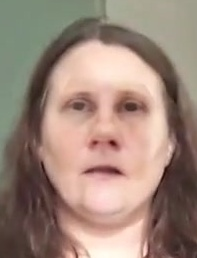
#> input picture fake_low_tone/facebook_14246.jpg, 197 x 258 px; its folder holds only this picture in this run
$ python d_tone.py
#> lines starting #> are read from the running program, lines starting #| are printed output that depends on the picture
import cv2
import numpy as np
import sys, os

#학습할 이미지 변수가 train입니다.
#work변수가 필터를 통과한 후 이미지입니다.

# 폴더 내 이미지 불러오기
folder_path = "fake_low_tone/"
folder_list = os.listdir(folder_path)

for item in folder_list:  # 폴더의 파일이름 얻기

    train = cv2.imread(folder_path+item)
#> train is the input picture: shape (258, 197, 3); mean B, G, R 121.8, 134.4, 157.9
    print(folder_path+item)
    tmp = train.copy()

    # 필터 적용 부분 ===================================
    # CLAHE
    tmp = cv2.cvtColor(tmp, cv2.COLOR_RGB2Lab)
#> tmp: shape (258, 197, 3); mean of channels 0, 1, 2 140.6, 129.1, 114
    l, a, b = cv2.split(tmp)
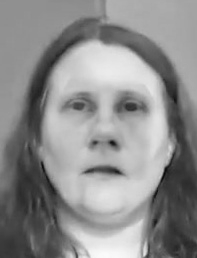
#> l: shape (258, 197); min 9, max 251, mean 140.6
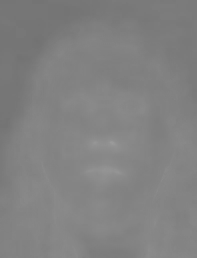
#> a: shape (258, 197); min 114, max 155, mean 129.1
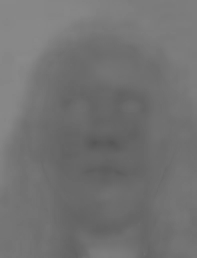
#> b: shape (258, 197); min 86, max 138, mean 114
    clahe = cv2.createCLAHE(clipLimit=6, tileGridSize=(11, 11))
    dst = clahe.apply(l)
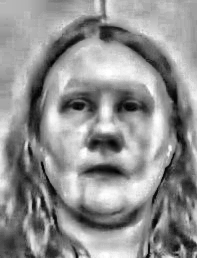
#> dst: shape (258, 197); min 2, max 255, mean 144.4
    l = dst.copy()
    tmp = cv2.merge((l, a, b))
#> tmp: shape (258, 197, 3); mean of channels 0, 1, 2 144.4, 129.1, 114
    tmp = cv2.cvtColor(tmp, cv2.COLOR_LAB2RGB)
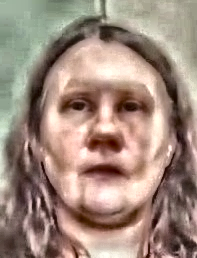
#> tmp: shape (258, 197, 3); mean B, G, R 125.7, 138.7, 161

    # Saturation_add
    img_width = tmp.shape[0]
#> img_width = 258
    img_height = tmp.shape[1]
#> img_height = 197
    tmp = cv2.cvtColor(tmp, cv2.COLOR_RGB2HSV)
#> tmp: shape (258, 197, 3); mean H, S, V 104.3, 66.6, 162.9
    for i in range(img_width):
        for j in range(img_height):
            tmp[i][j][1] += 30
#> tmp: shape (258, 197, 3); mean H, S, V 104.3, 93.5, 162.9
    tmp = cv2.cvtColor(tmp, cv2.COLOR_HSV2RGB)
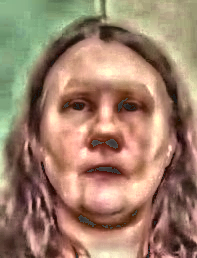
#> tmp: shape (258, 197, 3); mean B, G, R 106.8, 128, 158.9

    #필터 적용 완료 =================================

    #필터 통과한 이미지 변수에 넣기
    work = tmp.copy()
    output_dir="tone_output/"
    output_path = output_dir+item

    # output 경로가 없으면 폴더를 생성합니다.
    if not os.path.exists(output_dir):
        os.mkdir(output_dir)

    cv2.imwrite(output_path, work)

    #이미지 출력
    # cv2.imshow("aaa", work)
    # cv2.waitKey()

$ run again, on fake_low_tone/facebook_26667.jpg
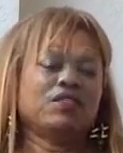
#> input picture fake_low_tone/facebook_26667.jpg, 123 x 153 px
#> train is the input picture: shape (153, 123, 3); mean B, G, R 93.5, 105.1, 130.8
#> `dst = clahe.apply(l)`:
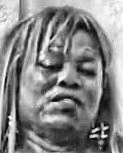
#> dst: shape (153, 123); min 3, max 255, mean 133.7
#> `tmp = cv2.cvtColor(tmp, cv2.COLOR_HSV2RGB)`:
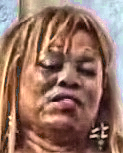
#> tmp: shape (153, 123, 3); mean B, G, R 101.2, 115.7, 151.5

$ run again, on fake_low_tone/facebook_26714.jpg
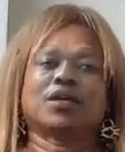
#> input picture fake_low_tone/facebook_26714.jpg, 125 x 152 px
#> train is the input picture: shape (152, 125, 3); mean B, G, R 91.8, 105.3, 132.2
#> `dst = clahe.apply(l)`:
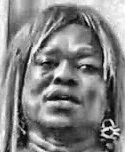
#> dst: shape (152, 125); min 2, max 255, mean 131.9
#> `tmp = cv2.cvtColor(tmp, cv2.COLOR_HSV2RGB)`:
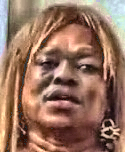
#> tmp: shape (152, 125, 3); mean B, G, R 95.9, 114.7, 151.9

$ run again, on fake_low_tone/facebook_2765.jpg
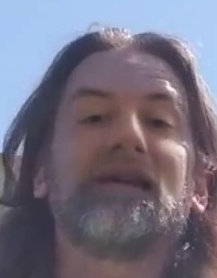
#> input picture fake_low_tone/facebook_2765.jpg, 217 x 278 px
#> train is the input picture: shape (278, 217, 3); mean B, G, R 126.9, 111.1, 116.3
#> `dst = clahe.apply(l)`:
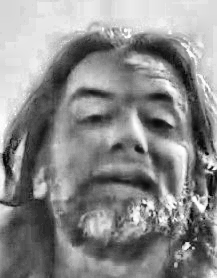
#> dst: shape (278, 217); min 4, max 255, mean 139.1
#> `tmp = cv2.cvtColor(tmp, cv2.COLOR_HSV2RGB)`:
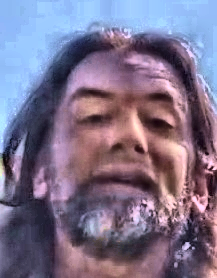
#> tmp: shape (278, 217, 3); mean B, G, R 139.3, 113.5, 125.4
